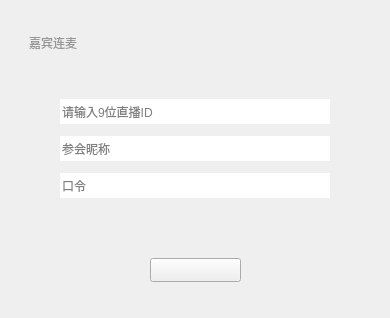
<?xml version="1.0" encoding="UTF-8"?>
<ui version="4.0">
 <class>CInteractiveLoginWdg</class>
 <widget class="QWidget" name="CInteractiveLoginWdg">
  <property name="geometry">
   <rect>
    <x>0</x>
    <y>0</y>
    <width>390</width>
    <height>318</height>
   </rect>
  </property>
  <property name="minimumSize">
   <size>
    <width>390</width>
    <height>0</height>
   </size>
  </property>
  <property name="windowTitle">
   <string>CInteractiveLoginWdg</string>
  </property>
  <layout class="QVBoxLayout" name="verticalLayout">
   <property name="spacing">
    <number>0</number>
   </property>
   <property name="leftMargin">
    <number>20</number>
   </property>
   <property name="topMargin">
    <number>20</number>
   </property>
   <property name="rightMargin">
    <number>20</number>
   </property>
   <property name="bottomMargin">
    <number>26</number>
   </property>
   <item>
    <widget class="QWidget" name="widget_title" native="true">
     <property name="minimumSize">
      <size>
       <width>0</width>
       <height>45</height>
      </size>
     </property>
     <property name="maximumSize">
      <size>
       <width>16777215</width>
       <height>45</height>
      </size>
     </property>
     <property name="styleSheet">
      <string notr="true"/>
     </property>
     <layout class="QHBoxLayout" name="horizontalLayout">
      <property name="leftMargin">
       <number>9</number>
      </property>
      <property name="topMargin">
       <number>0</number>
      </property>
      <property name="rightMargin">
       <number>9</number>
      </property>
      <property name="bottomMargin">
       <number>0</number>
      </property>
      <item>
       <widget class="QLabel" name="label_2">
        <property name="styleSheet">
         <string notr="true">font: 12pt &quot;微软雅黑&quot;;
color:#969696;</string>
        </property>
        <property name="text">
         <string>嘉宾连麦</string>
        </property>
       </widget>
      </item>
      <item>
       <spacer name="horizontalSpacer">
        <property name="orientation">
         <enum>Qt::Horizontal</enum>
        </property>
        <property name="sizeHint" stdset="0">
         <size>
          <width>348</width>
          <height>58</height>
         </size>
        </property>
       </spacer>
      </item>
      <item>
       <layout class="QGridLayout" name="layout_close"/>
      </item>
     </layout>
    </widget>
   </item>
   <item>
    <spacer name="verticalSpacer">
     <property name="orientation">
      <enum>Qt::Vertical</enum>
     </property>
     <property name="sizeHint" stdset="0">
      <size>
       <width>20</width>
       <height>0</height>
      </size>
     </property>
    </spacer>
   </item>
   <item>
    <layout class="QGridLayout" name="gridLayout_2">
     <property name="topMargin">
      <number>20</number>
     </property>
     <property name="bottomMargin">
      <number>10</number>
     </property>
     <property name="verticalSpacing">
      <number>12</number>
     </property>
     <item row="1" column="1">
      <widget class="QLineEdit" name="activityId">
       <property name="minimumSize">
        <size>
         <width>270</width>
         <height>25</height>
        </size>
       </property>
       <property name="maximumSize">
        <size>
         <width>16777215</width>
         <height>25</height>
        </size>
       </property>
       <property name="styleSheet">
        <string notr="true"/>
       </property>
       <property name="text">
        <string/>
       </property>
       <property name="frame">
        <bool>false</bool>
       </property>
       <property name="placeholderText">
        <string>请输入9位直播ID</string>
       </property>
      </widget>
     </item>
     <item row="2" column="0">
      <spacer name="horizontalSpacer_2">
       <property name="orientation">
        <enum>Qt::Horizontal</enum>
       </property>
       <property name="sizeHint" stdset="0">
        <size>
         <width>40</width>
         <height>20</height>
        </size>
       </property>
      </spacer>
     </item>
     <item row="2" column="1">
      <widget class="QLineEdit" name="ledtNick">
       <property name="minimumSize">
        <size>
         <width>270</width>
         <height>25</height>
        </size>
       </property>
       <property name="maximumSize">
        <size>
         <width>16777215</width>
         <height>25</height>
        </size>
       </property>
       <property name="styleSheet">
        <string notr="true"/>
       </property>
       <property name="text">
        <string/>
       </property>
       <property name="maxLength">
        <number>20</number>
       </property>
       <property name="frame">
        <bool>false</bool>
       </property>
       <property name="placeholderText">
        <string>参会昵称</string>
       </property>
      </widget>
     </item>
     <item row="3" column="1">
      <widget class="QLineEdit" name="ledPassword">
       <property name="minimumSize">
        <size>
         <width>270</width>
         <height>25</height>
        </size>
       </property>
       <property name="maximumSize">
        <size>
         <width>16777215</width>
         <height>25</height>
        </size>
       </property>
       <property name="styleSheet">
        <string notr="true"/>
       </property>
       <property name="text">
        <string/>
       </property>
       <property name="frame">
        <bool>false</bool>
       </property>
       <property name="placeholderText">
        <string>口令</string>
       </property>
      </widget>
     </item>
     <item row="3" column="2">
      <spacer name="horizontalSpacer_3">
       <property name="orientation">
        <enum>Qt::Horizontal</enum>
       </property>
       <property name="sizeHint" stdset="0">
        <size>
         <width>40</width>
         <height>20</height>
        </size>
       </property>
      </spacer>
     </item>
     <item row="4" column="1">
      <widget class="QLabel" name="label">
       <property name="minimumSize">
        <size>
         <width>270</width>
         <height>36</height>
        </size>
       </property>
       <property name="maximumSize">
        <size>
         <width>270</width>
         <height>36</height>
        </size>
       </property>
       <property name="styleSheet">
        <string notr="true">color:#bf3032;</string>
       </property>
       <property name="text">
        <string/>
       </property>
       <property name="alignment">
        <set>Qt::AlignLeading|Qt::AlignLeft|Qt::AlignTop</set>
       </property>
       <property name="wordWrap">
        <bool>true</bool>
       </property>
      </widget>
     </item>
     <item row="5" column="1">
      <layout class="QHBoxLayout" name="horizontalLayout_2">
       <property name="spacing">
        <number>0</number>
       </property>
       <item>
        <spacer name="horizontalSpacer_4">
         <property name="orientation">
          <enum>Qt::Horizontal</enum>
         </property>
         <property name="sizeHint" stdset="0">
          <size>
           <width>40</width>
           <height>20</height>
          </size>
         </property>
        </spacer>
       </item>
       <item>
        <widget class="QToolButton" name="btn_enter">
         <property name="sizePolicy">
          <sizepolicy hsizetype="Preferred" vsizetype="Preferred">
           <horstretch>0</horstretch>
           <verstretch>0</verstretch>
          </sizepolicy>
         </property>
         <property name="minimumSize">
          <size>
           <width>91</width>
           <height>24</height>
          </size>
         </property>
         <property name="maximumSize">
          <size>
           <width>91</width>
           <height>24</height>
          </size>
         </property>
         <property name="styleSheet">
          <string notr="true">color:#969696;</string>
         </property>
         <property name="text">
          <string/>
         </property>
         <property name="checkable">
          <bool>false</bool>
         </property>
         <property name="autoRepeat">
          <bool>true</bool>
         </property>
        </widget>
       </item>
       <item>
        <spacer name="horizontalSpacer_5">
         <property name="orientation">
          <enum>Qt::Horizontal</enum>
         </property>
         <property name="sizeHint" stdset="0">
          <size>
           <width>40</width>
           <height>20</height>
          </size>
         </property>
        </spacer>
       </item>
      </layout>
     </item>
     <item row="0" column="1">
      <spacer name="verticalSpacer_2">
       <property name="orientation">
        <enum>Qt::Vertical</enum>
       </property>
       <property name="sizeHint" stdset="0">
        <size>
         <width>20</width>
         <height>40</height>
        </size>
       </property>
      </spacer>
     </item>
    </layout>
   </item>
  </layout>
 </widget>
 <layoutdefault spacing="6" margin="11"/>
 <resources/>
 <connections/>
</ui>
